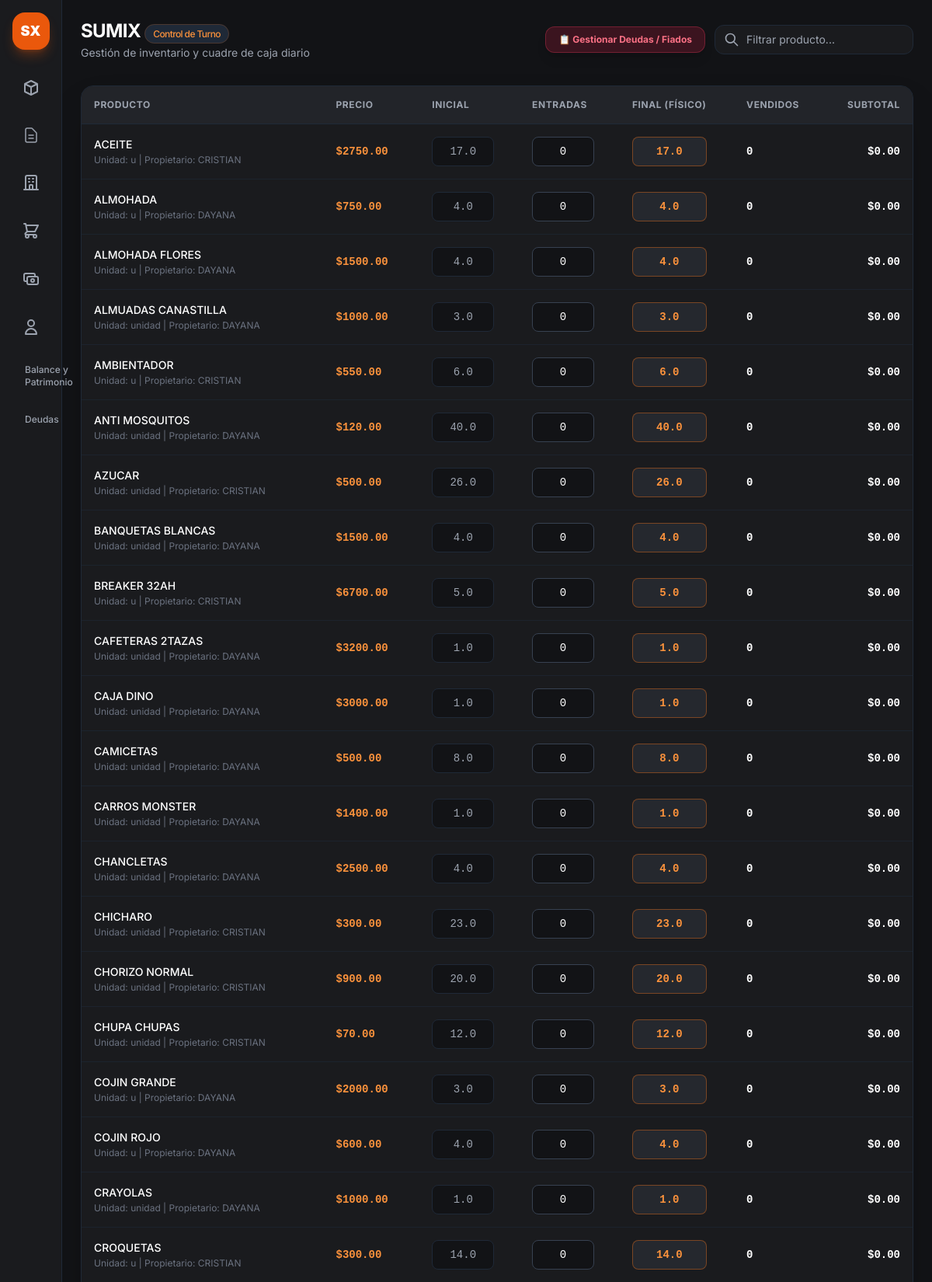
Screenshot of /cierre (signed in, upper part) with the database file from the repository.
### app.py (models this page shows, shortened)
class Producto(db.Model):
    __tablename__ = 'productos'
    id = db.Column(db.Integer, primary_key=True)
    codigo = db.Column(db.String(50), nullable=True)
    nombre = db.Column(db.String(100), nullable=False)
    unidad_medida = db.Column(db.String(20), default='unidad')
    propietario_id = db.Column(db.Integer, db.ForeignKey('propietarios.id'), nullable=True)
    precio_costo = db.Column(db.Float, default=0.0)
    precio_venta = db.Column(db.Float, default=0.0)
    fecha_vencimiento = db.Column(db.Date, nullable=True)
    proveedor_id = db.Column(db.Integer, db.ForeignKey('proveedores.id'), nullable=True)
    proveedor = db.relationship('Proveedor', backref=db.backref('productos', lazy=True))
    estado_pago = db.Column(db.String(20), default="Pagado")
    monto_pendiente = db.Column(db.Float, default=0.0)
    fecha_creacion = db.Column(db.DateTime, default=datetime.utcnow)
    activo = db.Column(db.Boolean, default=True)
    stocks = db.relationship('StockAlmacen', backref='producto', cascade="all, delete-orphan", lazy=True)

class Propietario(db.Model):
    __tablename__ = 'propietarios'
    id = db.Column(db.Integer, primary_key=True)
    nombre = db.Column(db.String(100), nullable=False, unique=True)
    descripcion = db.Column(db.String(200))
    productos = db.relationship('Producto', backref='propietario', lazy=True)

### app.py (the view)
@app.route('/cierre')
def vista_cierre():
    username = session.get('user')
    usuario_actual = Usuario.query.filter_by(username=username).first()
    if not usuario_actual:
        return redirect(url_for('login'))
    almacen_id = usuario_actual.almacen_id
    productos = Producto.query.filter(or_(Producto.activo == True, Producto.activo.is_(None))).all()
    for prod in productos:
        stock_alm = StockAlmacen.query.filter_by(
            producto_id=prod.id,
            almacen_id=almacen_id
        ).first()
        cantidad_actual = stock_alm.cantidad if stock_alm else 0.0
        prod.stock_en_almacen = cantidad_actual
        prod.stock_final_inicial = cantidad_actual
    productos.sort(key=lambda p: (p.stock_en_almacen <= 0, p.nombre.lower()))
    hoy = date.today()
    deudas_pendientes = DeudaCierre.query.filter(
        DeudaCierre.estado == 'pendiente',
        func.date(DeudaCierre.fecha) == hoy
    ).all()
    total_deudas_dia = sum(d.subtotal for d in deudas_pendientes if d.subtotal)
    return render_template('cierre.html', productos=productos, total_deudas_dia=total_deudas_dia)

### app.py (called while the page is built)
@app.context_processor
def inject_today():
    return {'hoy': date.today()}

### templates/cierre.html (shortened to what this page needs)
{% extends "base.html" %}
{% block content %}
<main class="flex-1 flex flex-col min-w-0 overflow-y-auto">
    <header class="p-6 pb-2 flex flex-col sm:flex-row sm:items-center justify-between gap-4">
        <div>
            <h1 class="text-2xl font-bold text-white tracking-tight">SUMIX <span
                    class="text-xs font-medium px-2.5 py-1 rounded-full bg-gray-800 text-orange-400 border border-orange-500/20">Control
                    de Turno</span></h1>
            <p class="text-sm text-gray-400 mt-0.5">Gestión de inventario y cuadre de caja diario</p>
        </div>
        <div class="flex flex-wrap items-center gap-3">
            <a href="{{ url_for('vista_deudas') }}"
              target="_blank" class="px-4 py-2 bg-rose-600/20 hover:bg-rose-600 text-rose-400 hover:text-white border border-rose-500/30 font-bold rounded-xl transition text-xs flex items-center gap-2 shadow-lg">
                <span>📋 Gestionar Deudas / Fiados</span>
            </a>
            <div class="relative w-full sm:w-64">
                <svg class="w-5 h-5 absolute left-3 top-1/2 -translate-y-1/2 text-gray-400" fill="none"
                    stroke="currentColor" viewBox="0 0 24 24">
                    <path stroke-linecap="round" stroke-linejoin="round" stroke-width="2"
                        d="M21 21l-6-6m2-5a7 7 0 11-14 0 7 7 0 0114 0z" />
                </svg>
                <input type="text" id="buscador" placeholder="Filtrar producto..." onkeyup="filtrarProductos()"
                    class="w-full bg-[#1a1b1e] border border-gray-800 rounded-xl pl-10 pr-4 py-2 text-sm text-gray-200 focus:outline-none focus:border-orange-500/50 transition">
            </div>
        </div>
    </header>
    <section class="p-6 flex-1 space-y-6">
        <div class="bg-[#1a1b1e] border border-gray-800 rounded-2xl overflow-hidden shadow-2xl">
            <div class="overflow-x-auto">
                <table class="w-full text-left border-collapse">
                    <thead>
                        <tr class="border-b border-gray-800 text-xs font-semibold text-gray-400 uppercase tracking-wider bg-[#222429]">
                            <th class="p-4">Producto</th>
                            <th class="p-4">Precio</th>
                            <th class="p-4">Inicial</th>
                            <th class="p-4">Entradas</th>
                            <th class="p-4">Final (Físico)</th>
                            <th class="p-4">Vendidos</th>
                            <th class="p-4 text-right">Subtotal</th>
                        </tr>
                    </thead>
                    <tbody class="divide-y divide-gray-800/60 text-sm" id="tabla-productos">
                        {% for p in productos %}
                        <tr class="fila-producto hover:bg-gray-800/30 transition-colors" data-id="{{ p.id }}"
                            data-precio="{{ p.precio_venta }}"
                            data-propietario-id="{{ p.propietario.id if p.propietario else 0 }}"
                            data-propietario-nombre="{{ p.propietario.nombre if p.propietario else '' }}">
                            <td class="p-4 font-medium text-white nombre-prod">
                                {{ p.nombre }}
                                <span class="block text-xs text-gray-500 mt-0.5 font-normal">
                                    Unidad: {{ p.unidad_medida }} | Propietario: {{ p.propietario.nombre if p.propietario else 'Sin Propietario' }}
                                </span>
                            </td>
                            <td class="p-4 font-mono text-orange-400 font-semibold">
                                ${{ "%.2f"|format(p.precio_venta) }}
                            </td>
                            <td class="p-4">
                                <input type="number" step="any"
                                    class="stock-inicial w-20 bg-[#121316] border border-gray-800 rounded-lg p-2 text-gray-400 text-center font-mono cursor-not-allowed"
                                    value="{{ p.stock_en_almacen }}" readonly>
                            </td>
                            <td class="p-4">
                                <input type="number" step="any" min="0"
                                    class="entradas w-20 bg-[#121316] border border-gray-700 rounded-lg p-2 text-white text-center font-mono focus:border-orange-500 focus:outline-none"
                                    value="0" oninput="calcular()">
                            </td>
                            <td class="p-4">
                                <input type="number" step="any" min="0"
                                    class="stock-final w-24 bg-[#25282e] border border-orange-500/40 text-orange-400 font-bold rounded-lg p-2 text-center font-mono focus:border-orange-500 focus:outline-none focus:ring-1 focus:ring-orange-500"
                                    value="{{ p.stock_final_inicial }}" oninput="calcular()">
                            </td>
                            <td class="p-4 font-bold text-white font-mono vendidos">0</td>
                            <td class="p-4 font-bold text-right text-white font-mono subtotal">$0.00</td>
                        </tr>
                        {% endfor %}
                    </tbody>
                </table>
            </div>
        </div>
    </section>
</main>
{% endblock %}

### static/css/style.css (style rules this page uses)
body { font-family: 'Inter', sans-serif; }
input[type=number] { -moz-appearance: textfield; }

### rows the page displays
Producto: nombre "ACEITE", unidad_medida "u", propietario "CRISTIAN", precio_venta "2750.00", stock_en_almacen "17.0", stock_final_inicial "17.0"
Producto: nombre "ALMOHADA", unidad_medida "u", propietario "DAYANA", precio_venta "750.00", stock_en_almacen "4.0", stock_final_inicial "4.0"
Producto: nombre "ALMOHADA FLORES", unidad_medida "u", propietario "DAYANA", precio_venta "1500.00", stock_en_almacen "4.0", stock_final_inicial "4.0"
Producto: nombre "ALMUADAS CANASTILLA", unidad_medida "unidad", propietario "DAYANA", precio_venta "1000.00", stock_en_almacen "3.0", stock_final_inicial "3.0"
Producto: nombre "AMBIENTADOR", unidad_medida "u", propietario "CRISTIAN", precio_venta "550.00", stock_en_almacen "6.0", stock_final_inicial "6.0"
Producto: nombre "ANTI MOSQUITOS", unidad_medida "unidad", propietario "DAYANA", precio_venta "120.00", stock_en_almacen "40.0", stock_final_inicial "40.0"
Producto: nombre "AZUCAR", unidad_medida "unidad", propietario "CRISTIAN", precio_venta "500.00", stock_en_almacen "26.0", stock_final_inicial "26.0"
Producto: nombre "BANQUETAS BLANCAS", unidad_medida "unidad", propietario "DAYANA", precio_venta "1500.00", stock_en_almacen "4.0", stock_final_inicial "4.0"
Producto: nombre "BREAKER 32AH", unidad_medida "u", propietario "CRISTIAN", precio_venta "6700.00", stock_en_almacen "5.0", stock_final_inicial "5.0"
Producto: nombre "CAFETERAS 2TAZAS", unidad_medida "unidad", propietario "DAYANA", precio_venta "3200.00", stock_en_almacen "1.0", stock_final_inicial "1.0"
Producto: nombre "CAJA DINO", unidad_medida "unidad", propietario "DAYANA", precio_venta "3000.00", stock_en_almacen "1.0", stock_final_inicial "1.0"
Producto: nombre "CAMICETAS", unidad_medida "unidad", propietario "DAYANA", precio_venta "500.00", stock_en_almacen "8.0", stock_final_inicial "8.0"
Producto: nombre "CARROS MONSTER", unidad_medida "unidad", propietario "DAYANA", precio_venta "1400.00", stock_en_almacen "1.0", stock_final_inicial "1.0"
Producto: nombre "CHANCLETAS", unidad_medida "unidad", propietario "DAYANA", precio_venta "2500.00", stock_en_almacen "4.0", stock_final_inicial "4.0"
Producto: nombre "CHICHARO", unidad_medida "unidad", propietario "CRISTIAN", precio_venta "300.00", stock_en_almacen "23.0", stock_final_inicial "23.0"
Producto: nombre "CHORIZO NORMAL", unidad_medida "unidad", propietario "CRISTIAN", precio_venta "900.00", stock_en_almacen "20.0", stock_final_inicial "20.0"
Producto: nombre "CHUPA CHUPAS", unidad_medida "unidad", propietario "CRISTIAN", precio_venta "70.00", stock_en_almacen "12.0", stock_final_inicial "12.0"
Producto: nombre "COJIN GRANDE", unidad_medida "u", propietario "DAYANA", precio_venta "2000.00", stock_en_almacen "3.0", stock_final_inicial "3.0"
Producto: nombre "COJIN ROJO", unidad_medida "u", propietario "DAYANA", precio_venta "600.00", stock_en_almacen "4.0", stock_final_inicial "4.0"
Producto: nombre "CRAYOLAS", unidad_medida "unidad", propietario "DAYANA", precio_venta "1000.00", stock_en_almacen "1.0", stock_final_inicial "1.0"
Producto: nombre "CROQUETAS", unidad_medida "u", propietario "CRISTIAN", precio_venta "300.00", stock_en_almacen "14.0", stock_final_inicial "14.0"
